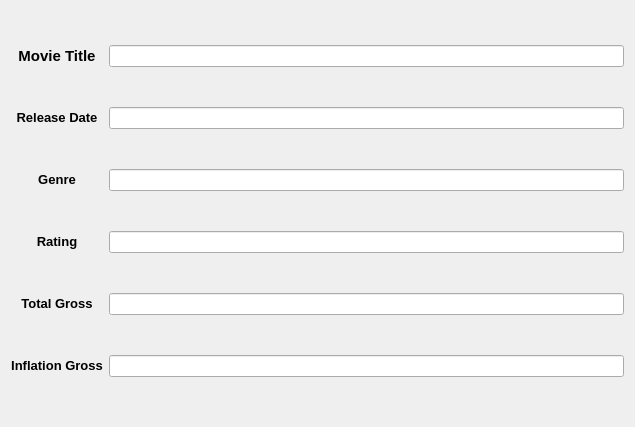
<?xml version="1.0" encoding="UTF-8"?>
<ui version="4.0">
 <class>master</class>
 <widget class="QDialog" name="master">
  <property name="geometry">
   <rect>
    <x>0</x>
    <y>0</y>
    <width>635</width>
    <height>427</height>
   </rect>
  </property>
  <property name="windowTitle">
   <string>Dialog</string>
  </property>
  <layout class="QHBoxLayout" name="horizontalLayout">
   <item>
    <layout class="QGridLayout" name="gridLayout">
     <item row="0" column="0">
      <widget class="QLabel" name="label_2">
       <property name="text">
        <string>&lt;html&gt;&lt;head/&gt;&lt;body&gt;&lt;p align=&quot;center&quot;&gt;&lt;span style=&quot; font-size:11pt; font-weight:600;&quot;&gt;Movie Title&lt;/span&gt;&lt;/p&gt;&lt;/body&gt;&lt;/html&gt;</string>
       </property>
      </widget>
     </item>
     <item row="0" column="1">
      <widget class="QLineEdit" name="lineEdit">
       <property name="readOnly">
        <bool>true</bool>
       </property>
      </widget>
     </item>
     <item row="1" column="0">
      <widget class="QLabel" name="label_3">
       <property name="text">
        <string>&lt;html&gt;&lt;head/&gt;&lt;body&gt;&lt;p align=&quot;center&quot;&gt;&lt;span style=&quot; font-size:10pt; font-weight:600;&quot;&gt;Release Date&lt;/span&gt;&lt;/p&gt;&lt;/body&gt;&lt;/html&gt;</string>
       </property>
      </widget>
     </item>
     <item row="1" column="1">
      <widget class="QLineEdit" name="lineEdit_2">
       <property name="readOnly">
        <bool>true</bool>
       </property>
      </widget>
     </item>
     <item row="2" column="0">
      <widget class="QLabel" name="label_4">
       <property name="text">
        <string>&lt;html&gt;&lt;head/&gt;&lt;body&gt;&lt;p align=&quot;center&quot;&gt;&lt;span style=&quot; font-size:10pt; font-weight:600;&quot;&gt;Genre&lt;/span&gt;&lt;/p&gt;&lt;/body&gt;&lt;/html&gt;</string>
       </property>
      </widget>
     </item>
     <item row="2" column="1">
      <widget class="QLineEdit" name="lineEdit_3">
       <property name="readOnly">
        <bool>true</bool>
       </property>
      </widget>
     </item>
     <item row="3" column="0">
      <widget class="QLabel" name="label_5">
       <property name="text">
        <string>&lt;html&gt;&lt;head/&gt;&lt;body&gt;&lt;p align=&quot;center&quot;&gt;&lt;span style=&quot; font-size:10pt; font-weight:600;&quot;&gt;Rating&lt;/span&gt;&lt;/p&gt;&lt;/body&gt;&lt;/html&gt;</string>
       </property>
      </widget>
     </item>
     <item row="3" column="1">
      <widget class="QLineEdit" name="lineEdit_4">
       <property name="readOnly">
        <bool>true</bool>
       </property>
      </widget>
     </item>
     <item row="4" column="0">
      <widget class="QLabel" name="label_6">
       <property name="text">
        <string>&lt;html&gt;&lt;head/&gt;&lt;body&gt;&lt;p align=&quot;center&quot;&gt;&lt;span style=&quot; font-size:10pt; font-weight:600;&quot;&gt;Total Gross&lt;/span&gt;&lt;/p&gt;&lt;/body&gt;&lt;/html&gt;</string>
       </property>
      </widget>
     </item>
     <item row="4" column="1">
      <widget class="QLineEdit" name="lineEdit_5">
       <property name="readOnly">
        <bool>true</bool>
       </property>
      </widget>
     </item>
     <item row="5" column="0">
      <widget class="QLabel" name="label_7">
       <property name="text">
        <string>&lt;html&gt;&lt;head/&gt;&lt;body&gt;&lt;p align=&quot;center&quot;&gt;&lt;span style=&quot; font-size:10pt; font-weight:600;&quot;&gt;Inflation Gross&lt;/span&gt;&lt;/p&gt;&lt;/body&gt;&lt;/html&gt;</string>
       </property>
      </widget>
     </item>
     <item row="5" column="1">
      <widget class="QLineEdit" name="lineEdit_6">
       <property name="readOnly">
        <bool>true</bool>
       </property>
      </widget>
     </item>
    </layout>
   </item>
  </layout>
 </widget>
 <resources/>
 <connections/>
</ui>
